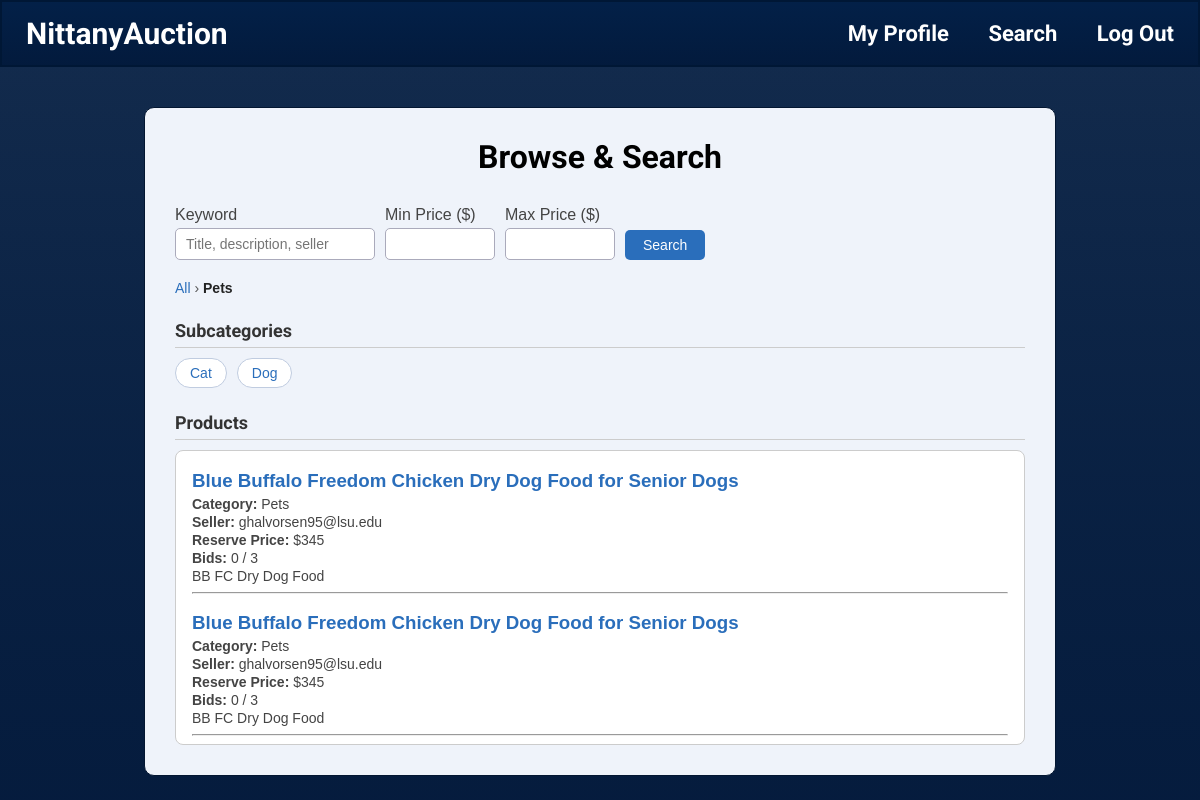
/search/Pets (signed in), run on the app's committed database.
### tables this page shows
CREATE TABLE Category(parent_category TEXT,
                      category_name TEXT PRIMARY KEY,
                      FOREIGN KEY(parent_category) REFERENCES Category(category_name));

CREATE TABLE Auction_Listing(seller_email TEXT,
                             listing_ID INTEGER PRIMARY KEY,
                             category TEXT,
                             auction_title TEXT,
                             product_name TEXT,
                             product_description TEXT,
                             quantity INTEGER,
                             reserve_price TEXT,
                             max_bids INTEGER,
                             status INTEGER,
                             FOREIGN KEY(seller_email) REFERENCES User(email),
                             FOREIGN KEY(category) REFERENCES Category(category_name));

### Starter_code_431w/app.py (the view, shortened to what this page needs)
@app.route('/search')
@app.route('/search/<path:category>')
def search(category=None):
    if "email" not in session:
        return render_template("login.html", error="Please log in first.")
    error = None
    subcategories = []
    products = []
    breadcrumb = [] # build breadcrumb to track user's path
    keyword = request.args.get('keyword', '').strip()
    min_price = request.args.get('min_price', '').strip()
    max_price = request.args.get('max_price', '').strip()
    is_search = bool(keyword or min_price or max_price)
    try:
        with get_connection() as con:
            if category is None:
                subcategories = con.execute("""
                    SELECT category_name FROM Category
                    WHERE parent_category = 'Root'
                    ORDER BY category_name
                """).fetchall()
                breadcrumb = [("All", None)]
            else:
                breadcrumb = [("All", "/search")]
                crumb_cat = category
                crumb_trail = []
                while crumb_cat:
                    parent_row = con.execute(
                        "SELECT parent_category FROM Category WHERE category_name = ?",
                        (crumb_cat,)
                    ).fetchone()
                    crumb_trail.append(crumb_cat)
                    if parent_row and parent_row["parent_category"] != "Root":
                        crumb_cat = parent_row["parent_category"]
                    else:
                        break
                for name in reversed(crumb_trail):
                    breadcrumb.append((name, f"/search/{name}"))
                if breadcrumb:
                    last = breadcrumb[-1]
                    breadcrumb[-1] = (last[0], None)
                subcategories = con.execute("""
                    SELECT category_name FROM Category
                    WHERE parent_category = ?
                    ORDER BY category_name
                """, (category,)).fetchall()
            query = """
                SELECT al.listing_ID, al.auction_title, al.product_name,
                       al.seller_email, al.reserve_price, al.category,
                       COUNT(b.bid_ID) AS bid_count,
                       MAX(b.bid_price) AS highest_bid,
                       al.max_bids
                FROM Auction_Listing al
                LEFT JOIN Bid b ON al.listing_ID = b.listing_ID
                WHERE al.status = 1
            """
            params = []
            if category:
                query += " AND al.category = ?"
                params.append(category)
            if min_price:
                query += " AND CAST(REPLACE(REPLACE(REPLACE(al.reserve_price, '$', ''), ',', ''), ' ', '') AS REAL) >= ?"
                params.append(float(str(min_price).replace('$', '').replace(',', '').strip()))
            if max_price:
                query += " AND CAST(REPLACE(REPLACE(REPLACE(al.reserve_price, '$', ''), ',', ''), ' ', '') AS REAL) <= ?"
                params.append(float(str(max_price).replace('$', '').replace(',', '').strip()))
            query += " GROUP BY al.listing_ID ORDER BY al.listing_ID DESC"
            products = con.execute(query, params).fetchall()
    except sql.Error as e:
        print("DB error in search:", e)
        error = "Database error while loading categories."
    return render_template(
        "search.html",
        category=category,
        subcategories=subcategories,
        products=products,
        breadcrumb=breadcrumb,
        error=error,
        role=session.get("role"),
        keyword=keyword,
        min_price=min_price,
        max_price=max_price,
        is_search=is_search,
    )

### Starter_code_431w/app.py (called while the page is built)
def get_connection():
    connection = sql.connect(DB_PATH)
    connection.row_factory = sql.Row
    return connection

### Starter_code_431w/templates/search.html (shortened to what this page needs)
<!DOCTYPE html>
<html>
<head>
</head>
<body>
{% include "banner.html" %}
<div class="search-box">
    <h1>Browse &amp; Search</h1>
    <form class="search-form" method="GET" action="{{ '/search/' + category if category else '/search' }}">
        <div class="field">
            <label>Keyword</label>
            <input type="text" name="keyword" value="{{ keyword }}" placeholder="Title, description, seller">
        </div>
        <div class="field">
            <label>Min Price ($)</label>
            <input type="number" name="min_price" value="{{ min_price }}" min="0" step="1">
        </div>
        <div class="field">
            <label>Max Price ($)</label>
            <input type="number" name="max_price" value="{{ max_price }}" min="0" step="1">
        </div>
        <button type="submit">Search</button>
    </form>
    <div class="breadcrumb">
        {% for name, url in breadcrumb %}
            {% if url %}<a href="{{ url }}">{{ name }}</a>
            {% else %}<span>{{ name }}</span>{% endif %}
            {% if not loop.last %} &rsaquo; {% endif %}
        {% endfor %}
    </div>
    {% if subcategories %}
        <h2>Subcategories</h2>
        <ul class="subcategory-list">
            {% for sub in subcategories %}
                <li><a href="/search/{{ sub['category_name'] }}">{{ sub['category_name'] }}</a></li>
            {% endfor %}
        </ul>
    {% endif %}
    {% if products %}
        <h2>{% if is_search %}Search Results{% else %}Products{% endif %}</h2>
        <div class="results-container">
            {% for p in products %}
                <div>
                    <h3><a href="/product/{{ p['listing_ID'] }}">{{ p['auction_title'] }}</a></h3>
                    <p><strong>Category:</strong> {{ p['category'] }}</p>
                    <p><strong>Seller:</strong> {{ p['seller_email'] }}</p>
                    {% if p['highest_bid'] %}
                        <p><strong>Highest Bid:</strong> ${{ p['highest_bid'] }}</p>
                    {% else %}
                        <p><strong>Reserve Price:</strong> {{ p['reserve_price'] }}</p>
                    {% endif %}
                    <p><strong>Bids:</strong> {{ p['bid_count'] }} / {{ p['max_bids'] }}</p>
                    <p>{{ p['product_name'] }}</p>
                </div>
                <hr>
            {% endfor %}
        </div>
    {% elif is_search %}
        <p class="empty">No products matched your search.</p>
    {% elif category and not subcategories %}
        <p class="empty">No products in this category.</p>
    {% endif %}
</div>
</body>
</html>

### Starter_code_431w/templates/search.html (style rules this page uses)
html, body { margin: 0; font-family: Arial, sans-serif; background-image: linear-gradient(rgba(4, 30, 66, 0.75), rgba(3, 26, 60, 0.91)), url("https://psu-gatsby-files-prod.s3.amazonaws.com/s3fs-public/styles/4_3_1500w/public/NL%20statue%20spring124.jpg?h=046da51e&itok=0t_5yVWj"); background-size: cover; background-position: center; background-repeat: no-repeat; min-height: 100vh; }
h1 { margin-top: 0; font-size: 32px; text-align: center; font-weight: bold; font-family: 'Roboto', sans-serif; margin-bottom: 20px; }
.search-box { width: 850px; margin: 40px auto; background: #eff3fa; padding: 30px; border: 1px solid #031631; border-radius: 10px; }
label { display: block; margin-top: 10px; font-size: 16px; }
.search-form { display: flex; gap: 10px; align-items: flex-end; flex-wrap: wrap; margin-top: 10px; }
.search-form .field { display: flex; flex-direction: column; font-size: 13px; color: #444; gap: 4px; }
.search-form input[type=text], .search-form input[type=number] { padding: 7px 10px; font-size: 14px; border: 1px solid #aab; border-radius: 5px; width: 200px; box-sizing: border-box; }
.search-form input[type=number] { width: 110px; }
.search-form button { padding: 7px 18px; background: #2a6ebb; color: white; border: none; border-radius: 5px; font-size: 14px; cursor: pointer; align-self: flex-end; }
.breadcrumb { font-size: 14px; margin: 20px 0 10px 0; color: #555; }
.breadcrumb a { color: #2a6ebb; text-decoration: none; }
.breadcrumb span { font-weight: bold; color: #222; }
h2 { font-size: 18px; color: #333; margin-top: 24px; margin-bottom: 10px; border-bottom: 1px solid #ccc; padding-bottom: 6px; font-family: 'Roboto', sans-serif; }
.subcategory-list { list-style: none; padding: 0; margin: 0 0 10px 0; display: flex; flex-wrap: wrap; gap: 10px; }
.subcategory-list li a { display: inline-block; padding: 6px 14px; background: white; border: 1px solid #c0cce0; border-radius: 20px; color: #2a6ebb; text-decoration: none; font-size: 14px; }
.results-container { max-height: 500px; overflow-y: auto; margin-top: 10px; border: 1px solid #ccc; border-radius: 8px; background: white; padding: 0 16px; }
.results-container h3 { margin-bottom: 4px; }
.results-container h3 a { color: #2a6ebb; text-decoration: none; }
.results-container p { margin: 2px 0; font-size: 14px; color: #444; }

### data on the page
Category: category_name "Cat"
Category: category_name "Dog"
Auction_Listing: auction_title "Blue Buffalo Freedom Chicken Dry Dog Food for Senior Dogs", category "Pets", seller_email "ghalvorsen95@lsu.edu", reserve_price "$345", bid_count "0", max_bids "3", product_name "BB FC Dry Dog Food"
Auction_Listing: auction_title "Blue Buffalo Freedom Chicken Dry Dog Food for Senior Dogs", category "Pets", seller_email "ghalvorsen95@lsu.edu", reserve_price "$345", bid_count "0", max_bids "3", product_name "BB FC Dry Dog Food"

### other printed values
{{ name }} "All"
{{ name }} "Pets"
